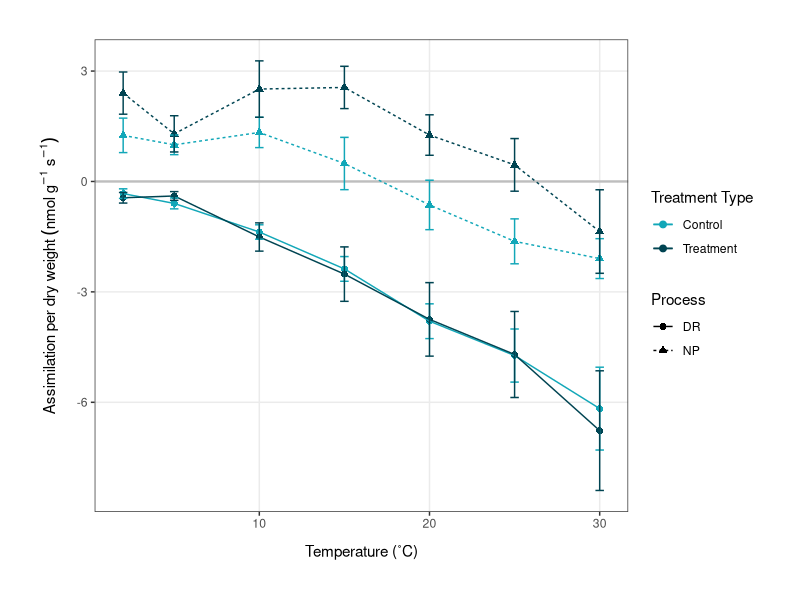
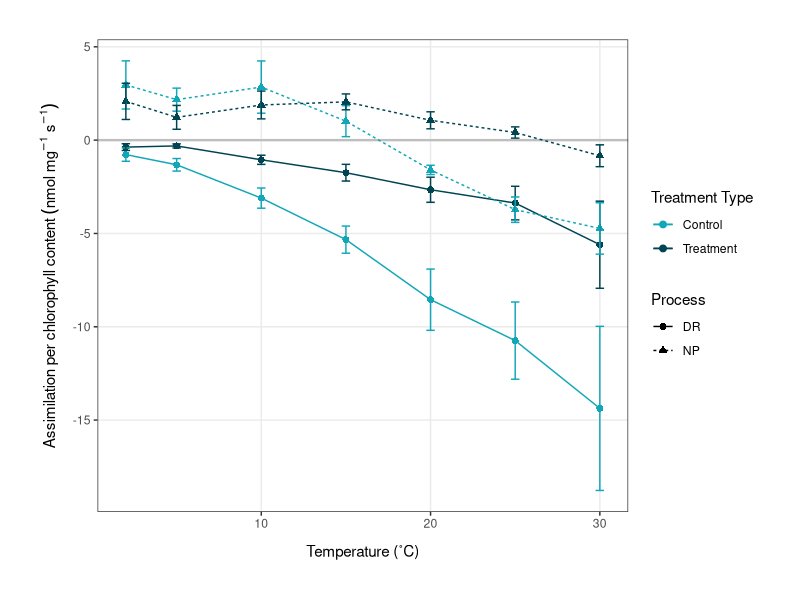
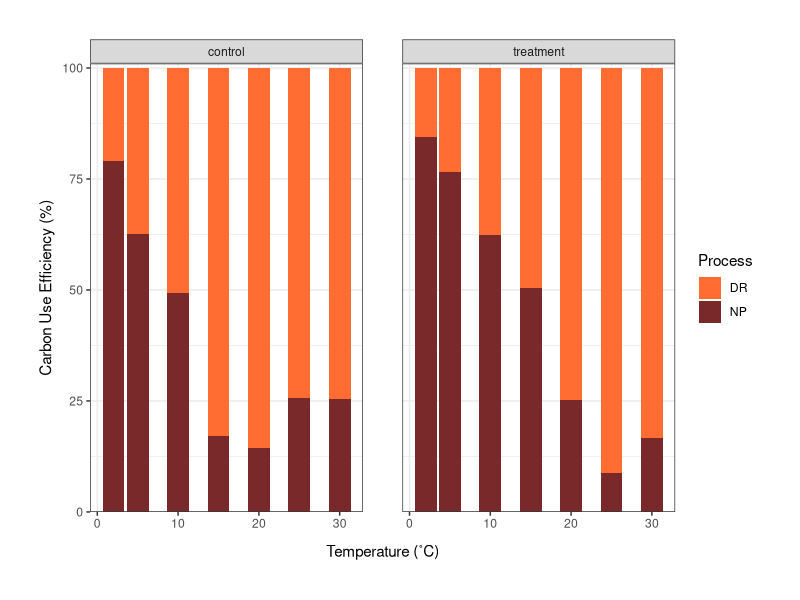
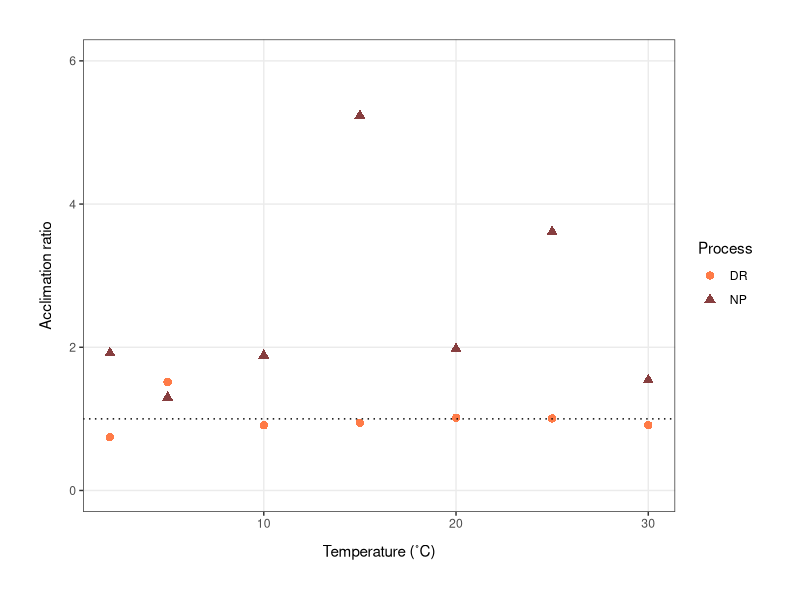
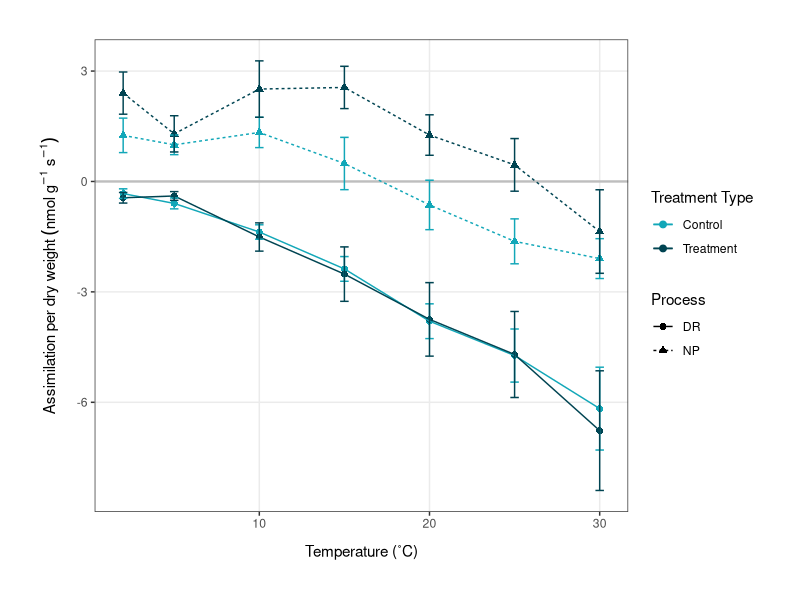
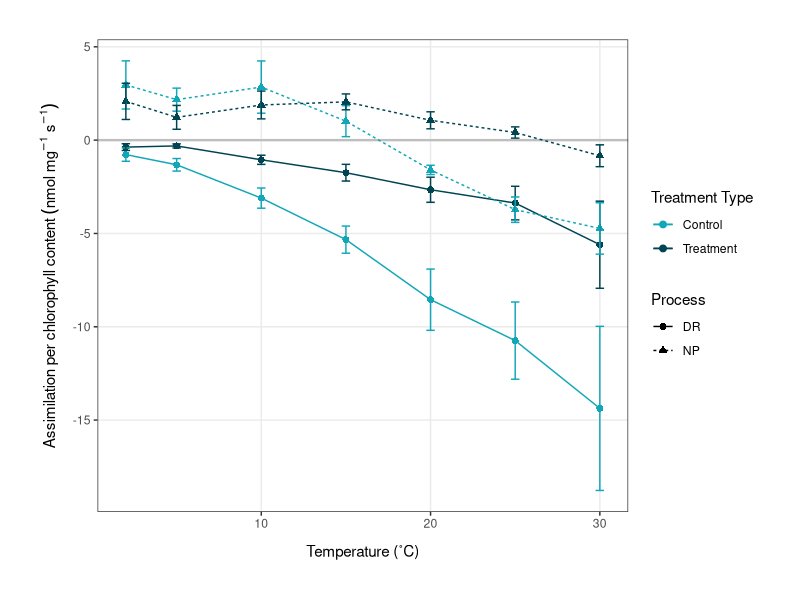
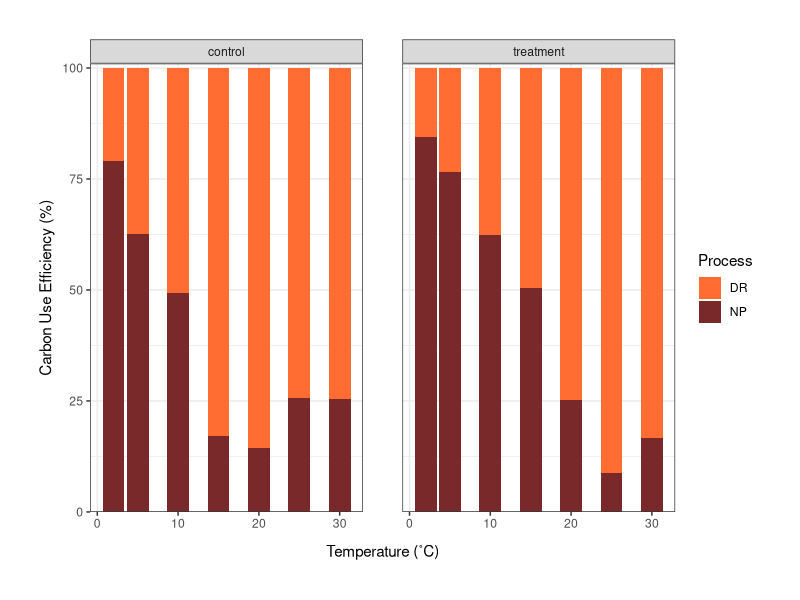
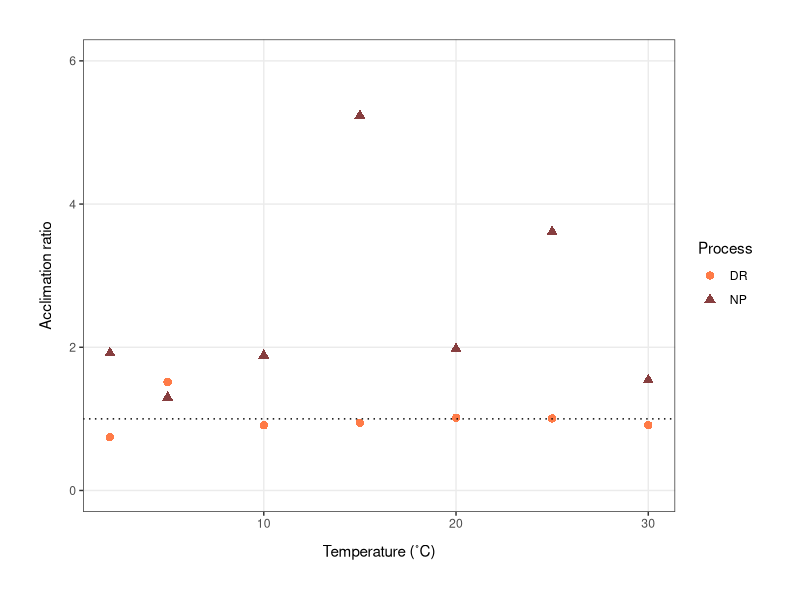

These figures' R source, in order: (Note: this script raises an error after producing the figures.)
# Plots for Hallett publication 
# Emma Gemal, s1758915@sms.ed.ac.uk
# University of Edinburgh 

### Library ----
library(tidyverse)
library(lme4)
library(ggeffects)
library(ggpubr)

### Temperature Response Curves ----
avgdata <- read.csv("Data/np_dr_averages.csv", header = TRUE)
str(avgdata)

avgdata <- avgdata %>% 
              mutate(treatment_type = as.factor(treatment_type),
                     type = as.factor(type))
str(avgdata)

# plotting temperature response curves using dry weight  
(dw_plot <- ggplot(avgdata, aes(x = temp, y = avgDW, color = treatment_type)) +
              geom_hline(yintercept = 0, color = "grey", size = 0.8) +  # optional to keep              
              geom_point(aes(shape = type), size = 2) +
              geom_line(aes(linetype = type)) +
              ylab(label = expression(Assimilation~per~dry~weight~(nmol~g^-1~s^-1))) +
              xlab(label = "Temperature (˚C)") +              
              geom_errorbar(aes(ymin = avgDW-se_DW, ymax = avgDW+se_DW), width = 0.5) +
              theme_bw() +
              theme(axis.title.x = 
                      element_text(margin = margin(t = 10, r = 0, b = 0, l = 0)),
                    axis.title.y = 
                      element_text(margin = margin(t = 0, r = 10, b = 0, l = 0)),
                    panel.grid.minor = element_blank()) +
              theme(plot.margin = unit(c(1, 1, 1, 1), "cm")) + 
              scale_color_manual(values = c("#12A7B8", "#004452"),
                                 name = c("Treatment Type", "Process"),
                                 labels = c("Control", "Treatment")) +
              scale_linetype_discrete(name = c("Process", "Treatment Type")) +
              scale_shape_discrete(name = c("Process", "Treatment Type")))  

ggsave("Figures/t_response_DW.png", plot = dw_plot, 
       width = 6.8, height = 5.2, units = "in")

# plotting curves using chlorophyll content 
(chl_plot <- ggplot(avgdata, aes(x = temp, y = avgChl, color = treatment_type)) +
                geom_hline(yintercept = 0, color = "grey", size = 0.8) +  # optional to keep              
                geom_point(aes(shape = type), size = 2) +
                geom_line(aes(linetype = type)) +
                geom_errorbar(aes(ymin = avgChl-se_Chl, ymax = avgChl+se_Chl), width = 0.5) +
                ylab(label = 
                       expression(Assimilation~per~chlorophyll~content~(nmol~mg^-1~s^-1))) +
                xlab(label = "Temperature (˚C)") +              
                theme_bw() +
                theme(axis.title.x = 
                        element_text(margin = margin(t = 10, r = 0, b = 0, l = 0)),
                      axis.title.y = 
                        element_text(margin = margin(t = 0, r = 7, b = 0, l = 0)), 
                      panel.grid.minor = element_blank()) +
                theme(plot.margin = unit(c(1, 1, 1, 1), "cm")) + 
                scale_color_manual(values = c("#12A7B8", "#004452"),
                                   name = c("Treatment Type", "Process"),
                                   labels = c("Control", "Treatment")) +
                scale_linetype_discrete(name = c("Process", "Treatment Type")) +
                scale_shape_discrete(name = c("Process", "Treatment Type")) +
                scale_y_continuous(breaks = seq(-20, 10, 5)))

ggsave("Figures/t_response_chl.png", plot = chl_plot, 
       width = 6.8, height = 5.2, units = "in")


### Carbon Gain Efficiency ----
cgain <- read.csv("Data/c_gain_long.csv") 

str(cgain)

# making stacked plots of DR:NP 
(stacked_both <- ggplot(cgain, aes(x = temp, y = percent, fill = type)) +
                    geom_bar(position = "fill", stat = "identity") +
                    ylab(label = "Carbon Use Efficiency (%)") +
                    xlab(label = "Temperature (˚C)") +              
                    facet_wrap(~treatment_type, nrow = 1) +
                    theme_bw() +
                    theme(axis.title.x = 
                            element_text(margin = margin(t = 10, r = 0, b = 0, l = 0)),
                          axis.title.y = 
                            element_text(margin = margin(t = 0, r = 5, b = 0, l = 0))) +
                    theme(plot.margin = unit(c(1, 1, 1, 1), "cm"),
                          panel.spacing = unit(1, "cm")) + 
                    scale_fill_manual(values = c("#FF6D33", "#7A292A"),
                                      name = "Process") +  # could change the name 
                    scale_y_continuous(expand = expansion(mult = c(0, 0.01)),
                                       labels = scales::percent_format(suffix = "")))  # OR
                #    scale_y_continuous(expand = c(0,0)))

ggsave("Figures/c_gain_stacked.png", plot = stacked_both, 
       width = 7.5, height = 5, units = "in")


### Acclimation Ratios ----
ratios <- read.csv("Data/acclimation_ratios.csv")

(ratio_plot <- ggplot(ratios, aes(x = temp, y = DWt.c)) +
                  geom_point(aes(color = type, shape = type), size = 2.5, alpha = 0.9) +
                  geom_hline(yintercept = 1, linetype = "dotted") +
                  ylab(label = "Acclimation ratio") +
                  xlab(label = "Temperature (˚C)") +
                  theme_bw() +
                  theme(axis.title.x = 
                          element_text(margin = margin(t = 10, r = 0, b = 0, l = 0)),
                        axis.title.y = 
                          element_text(margin = margin(t = 0, r = 10, b = 0, l = 0)),
                        panel.grid.minor = element_blank()) +
                  theme(plot.margin = unit(c(1, 1, 1, 1), "cm")) +
                  scale_color_manual(values = c("#FF6D33", "#7A292A"),
                                     name = "Process") +
                  scale_shape_discrete(name = "Process") + # can change the name
                  scale_y_continuous(limits = c(0, 6)))

ggsave("Figures/acclim_ratio_plot.png", plot = ratio_plot, 
       width = 6.5, height = 5, units = "in")


### Light Response Curves ----
light <- read.csv("Data/full_lightresponses_revised.csv") 
str(light)

# calculating averages, standard deviation and standard error
light_sum <- light %>% 
                group_by(Lcuv, treatment_type) %>% 
                mutate(seCO2 = std.error(CO2)) %>% 
                summarise(avgCO2 = mean(CO2),
                          seCO2 = mean(seCO2)) %>% 
                na.omit()

light_sum2 <- light %>% 
  group_by(Lcuv, treatment_type) %>% 
  summarise(avgCO2 = mean(CO2),
            sdCO2 = sd(CO2)) %>%    # if I want to SD instead of SE
  na.omit()


# plotting the light response curves
(light_plots <- ggplot(light_sum, aes(x = Lcuv, y = avgCO2)) +
                  geom_hline(yintercept = 0, size = 0.5, linetype = "dotted") +               
                  geom_point(aes(color = treatment_type), size = 2.2) +
                  geom_line(aes(color = treatment_type)) +
                  geom_errorbar(aes(ymin = avgCO2-seCO2, ymax = avgCO2+seCO2, 
                                    color = treatment_type, width = 20), alpha = 0.8) + 
                  ylab(label = expression(paste(
                    "\u0394", "CO"[2], " (rel. ppm)"))) +  # check units 
                  xlab(label = expression(paste(
                    "PPFD ", "(µmol ", "m"^-2, " s"^-1, ")"))) +
                  theme_bw() +
                  theme(panel.grid.minor = element_blank(),
                        axis.title.x = 
                          element_text(margin = margin(t = 10, r = 0, b = 0, l = 0))) +
                  theme(plot.margin = unit(c(1, 1, 1, 1), "cm")) +
                  scale_color_manual(values = c("#12A7B8", "#004452"),
                                     name = "Treatment Type",
                                     labels = c("Control", "Treatment"))) 

ggsave("Figures/light_response.png", plot = light_plots, 
       width = 7, height = 5.5, units = "in")


### Climate Data ----
climate <- read.csv("Data/climate_combo.csv")

# creating summary data 
# for year
sum_year <- climate %>% 
  group_by(year) %>% 
  summarise(avg_temp = mean(temp),
            min_temp = min(temp),
            max_temp = max(temp))

sum_year_long <- sum_year %>% 
  pivot_longer(cols = c(2:4),
               names_to = "type",
               values_to = "temp")

# for season
sum_season <- climate %>% 
  group_by(season) %>% 
  summarise(avg_temp = mean(temp),
            min_temp = min(temp),
            max_temp = max(temp))

sum_season_long <- sum_season %>% 
  pivot_longer(cols = c(2:4),
               names_to = "type",
               values_to = "temp")


# plotting the average, minimum and maximum temperature over time (by year) 
minor <- seq(2004, 2016, by = 4)   # making minor gridlines for the plot 

(temp_year <- ggplot(sum_year_long, aes(x = year, y = temp, 
                                        color = type, shape = type)) +
    geom_vline(xintercept = minor, color = "grey92") +                 
    geom_point(size = 2.5) +  
    geom_line(aes(group = type)) +
    geom_hline(yintercept = 0, linetype = "dashed") +
    ylab(label = "Temperature (˚C)") +
    xlab(label = "Year") +
    theme_bw() +
    theme(axis.text.x = element_text(angle = 60, hjust = 1),
          panel.grid.minor = element_blank(),
          panel.grid.major.x = element_blank(),
          legend.title = element_blank(),
          axis.title.x = 
            element_text(margin = margin(t = 10, r = 0, b = 0, l = 0)),
          axis.title.y = 
            element_text(margin = margin(t = 0, r = 10, b = 0, l = 0))) +
    theme(plot.margin = unit(c(1, 1, 1, 1), "cm")) +
    scale_color_manual(values = c("#004452", "#B5BA4F", "#FF6D33"),
                       labels = c("Mean", "Maximum", "Minimum")) + 
    scale_shape_discrete(labels = c("Mean", "Maximum", "Minimum")) +
    scale_x_continuous(n.breaks = 8))

ggsave("Figures/climate_plot_year.png", plot = temp_year, 
       width = 6.5, height = 5.5, units = "in")

# adding the mixed effects model to the plot 
temp_month_season <- lmer(temp ~ year + (1|month) + (1|season), data = climate, REML = F)

# creating model predictions 
pred.mm <- ggpredict(temp_month_season, terms = c("year"))  

# plotting the predictions 
(temp_year_model <- ggplot(pred.mm) + 
    geom_vline(xintercept = minor, color = "grey92") +                   
    geom_line(aes(x = x, y = predicted), color = "#004452") +   # slope
    geom_ribbon(aes(x = x, ymin = conf.low, 
                    ymax = conf.high), 
                fill = "lightgrey", alpha = 0.5) +  # error band
    geom_point(size = 2.5, data = sum_year_long, aes(x = year, y = temp, 
                                                     color = type, shape = type)) +
    geom_line(data = sum_year_long, aes(x = year, y = temp, 
                                        color = type, group = type)) +
    geom_hline(yintercept = 0, linetype = "dashed") +
    ylab(label = "Temperature (˚C)") +
    xlab(label = "Year") +
    theme_bw() +
    theme(axis.text.x = element_text(angle = 60, hjust = 1),
          panel.grid.minor = element_blank(),
          panel.grid.major.x = element_blank(),
          legend.title = element_blank(),
          axis.title.x = 
            element_text(margin = margin(t = 10, r = 0, b = 0, l = 0)),
          axis.title.y = 
            element_text(margin = margin(t = 0, r = 10, b = 0, l = 0))) +
    theme(plot.margin = unit(c(1, 1, 1, 1), "cm")) +
    scale_color_manual(values = c("#004452", "#B5BA4F", "#FF6D33"),
                       labels = c("Mean", "Maximum", "Minimum")) + 
    scale_shape_discrete(labels = c("Mean", "Maximum", "Minimum")) +
    scale_x_continuous(n.breaks = 8))

ggsave("Figures/climate_plot_model.png", plot = temp_year_model, 
       width = 6.5, height = 5.5, units = "in")

## For the appendix
# plotting the average, minimum and maximum temperature over time (by season) 
(temp_season <- ggplot(sum_season_long, aes(x = season, y = temp, 
                                            color = type, shape = type)) +
    geom_point(size = 2.5) +  
    geom_line(aes(group = type)) +
    geom_hline(yintercept = 0, linetype = "dashed") +
    ylab(label = "Temperature (˚C)") +
    xlab(label = "Season") +
    theme_bw() +
    theme(axis.text.x = element_text(angle = 60, hjust = 1),
          panel.grid.minor = element_blank(),
          panel.grid.major.x = element_blank(),
          legend.title = element_blank(),
          axis.title.x = 
            element_text(margin = margin(t = 10, r = 0, b = 0, l = 0)),
          axis.title.y = 
            element_text(margin = margin(t = 0, r = 10, b = 0, l = 0))) +
    theme(plot.margin = unit(c(1, 1, 1, 1), "cm")) +
    scale_color_manual(values = c("#004452", "#B5BA4F", "#FF6D33"),
                       labels = c("Mean", "Maximum", "Minimum")) + 
    scale_shape_discrete(labels = c("Mean", "Maximum", "Minimum")))

ggsave("Figures/climate_plot_season.png", plot = temp_season, 
       width = 6.5, height = 5.5, units = "in")

# creating a faceted plot of temperature over time
str(climate)
climate$date_time <- as.POSIXct(climate$date_time)

(temp_facet <- ggplot(climate, aes(x = date_time, y = temp, fill = season)) +   
    geom_line(aes(color = season)) +
    facet_wrap(vars(season), ncol = 3, scales = "free_x") +
    ylab(label = "Temperature (˚C)") +
    xlab(label = "Date") +
    theme_bw() +
    theme(legend.position = "none",
          axis.title.x = 
            element_text(margin = margin(t = 10, r = 0, b = 0, l = 0)),
          axis.title.y = 
            element_text(margin = margin(t = 0, r = 10, b = 0, l = 0))) +
    theme(plot.margin = unit(c(1, 1, 1, 1), "cm")) +
    scale_x_datetime(date_labels = "%b", date_breaks = "1 month") +
    scale_color_manual(values = c("#DADDA7", "#D1D491", "#C8CC7B", "#BEC365", 
                                  "#B5BA4F", "#A2A741", "#8B8F38", "#74772E", 
                                  "#5D5F25", "#45481C", "#2E3013", "#171809", 
                                  "#000000")))

ggsave("Figures/climate_facet.png", plot = temp_facet, 
       width = 7, height = 7, units = "in")

### Microclimate Data ----
microlog <- read.csv("Data/microclimate.csv")

str(microlog)
microlog <- microlog %>% 
  dplyr::select("Date", "Time", "Inside.temp", "Outside.temp", "ground.temp",
                "inside.humidity", "Outside.humidity") %>% 
  rename(Ground.temp = ground.temp,
         Inside.humidity = inside.humidity) %>% 
  unite("date_time", c("Date", "Time"), remove = FALSE, sep = " ") %>% 
  mutate(date_time = as.POSIXct(date_time, format = "%d/%m/%Y %H:%M")) %>% 
  mutate(Inside.temp = as.numeric(Inside.temp)) %>% 
  mutate(Outside.temp = as.numeric(Outside.temp)) %>% 
  mutate(Ground.temp = as.numeric(Ground.temp)) %>% 
  mutate(Inside.humidity = as.numeric(Inside.humidity)) %>% 
  mutate(Outside.humidity = as.numeric(Outside.humidity))

# plotting outside temperatures
(outside_temp <- ggplot(microlog, aes(x = date_time, y = Outside.temp)) +
    geom_line(size = 0.7, color = "#FF6D33") +
    ylab(label = "Temperature (˚C)") +
    xlab(label = "Date") +
    theme_bw() +
    theme(axis.title.x = 
            element_text(margin = margin(t = 10, r = 0, b = 0, l = 0)),
          axis.title.y = 
            element_text(margin = margin(t = 0, r = 10, b = 0, l = 0)),
          panel.grid.minor = element_blank()) +
    theme(plot.margin = unit(c(1, 1, 1, 1), "cm")))

# plotting ground temperatures
(ground_temp <- ggplot(microlog, aes(x = date_time, y = Ground.temp)) +
    geom_line(size = 0.7, color = "#E64100") +
    ylab(label = "Temperature (˚C)") +
    xlab(label = "Date") +
    theme_bw() +
    theme(axis.title.x = 
            element_text(margin = margin(t = 10, r = 0, b = 0, l = 0)),
          axis.title.y = 
            element_text(margin = margin(t = 0, r = 10, b = 0, l = 0)),
          panel.grid.minor = element_blank()) +
    theme(plot.margin = unit(c(1, 1, 1, 1), "cm")))

# plotting inside temperatures
(inside_temp <- ggplot(microlog, aes(x = date_time, y = Inside.temp)) +
    geom_line(size = 0.7, color = "#FF9166") +
    ylab(label = "Temperature (˚C)") +
    xlab(label = "Date") +
    theme_bw() +
    theme(axis.title.x = 
            element_text(margin = margin(t = 10, r = 0, b = 0, l = 0)),
          axis.title.y = 
            element_text(margin = margin(t = 0, r = 10, b = 0, l = 0)),
          panel.grid.minor = element_blank()) +
    theme(plot.margin = unit(c(1, 1, 1, 1), "cm")))

# plotting outside relative humidity (DON'T INCLUDE)
(outside_rh <- ggplot(microlog, aes(x = date_time, y = Outside.humidity)) +
    geom_line())

# plotting inside relative humidity 
(inside_rh <- ggplot(microlog, aes(x = date_time, y = Inside.humidity)) +
    geom_line())

panel <- ggarrange(inside_temp, outside_temp, ground_temp, labels = c("A", "B", "C"),
                   nrow = 1)
panel2 <- ggarrange(inside_temp, outside_temp, ground_temp, labels = c("A", "B", "C"),
                    nrow = 2, ncol = 2)

ggsave("Figures/microclimate_panel_tall.png", plot = panel2, width = 8, height = 8, units = "in")


### Water Content Curves ----
water <- read.csv("Data/water_content_full.csv")
str(water)
water <- water %>% 
  pivot_longer(cols = c(1:2),
               names_to = "type",
               names_prefix = "CO2_",
               values_to = "CO2")

(water_curves <- ggplot(water, aes(x = weight, y = CO2)) +
    geom_point(aes(color = type, shape = type), size = 2.5) +
    geom_line(aes(color = type), size = 0.5) +
    facet_wrap(~treatment_type, scales = "free") +
    ylab(label = expression(paste("\u0394", "CO"[2], " (rel. ppm)"))) +
    xlab(label = "Weight (g)") +
    theme_bw() +
    theme(axis.title.x = 
            element_text(margin = margin(t = 10, r = 0, b = 0, l = 0)),
          axis.title.y = 
            element_text(margin = margin(t = 0, r = 10, b = 0, l = 0)),
          panel.grid.minor = element_blank()) +
    theme(plot.margin = unit(c(1, 1, 1, 1), "cm")) +
    scale_color_manual(values = c("#FF6D33", "#7A292A"),
                       name = "Process") +
    scale_shape_discrete(name = "Process"))

ggsave("Figures/water_content.png", plot = water_curves, width = 9, height = 6, units = "in")
